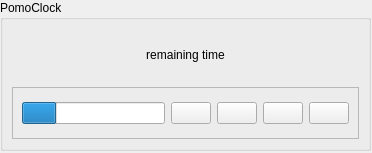
<?xml version="1.0" encoding="UTF-8"?>
<ui version="4.0">
 <class>PomoClock</class>
 <widget class="QWidget" name="PomoClock">
  <property name="geometry">
   <rect>
    <x>0</x>
    <y>0</y>
    <width>372</width>
    <height>153</height>
   </rect>
  </property>
  <property name="maximumSize">
   <size>
    <width>375</width>
    <height>155</height>
   </size>
  </property>
  <property name="windowTitle">
   <string>Form</string>
  </property>
  <property name="layoutDirection">
   <enum>Qt::LayoutDirection::LeftToRight</enum>
  </property>
  <property name="autoFillBackground">
   <bool>false</bool>
  </property>
  <widget class="QGroupBox" name="groupBox">
   <property name="geometry">
    <rect>
     <x>0</x>
     <y>0</y>
     <width>371</width>
     <height>151</height>
    </rect>
   </property>
   <property name="sizePolicy">
    <sizepolicy hsizetype="Fixed" vsizetype="Fixed">
     <horstretch>0</horstretch>
     <verstretch>0</verstretch>
    </sizepolicy>
   </property>
   <property name="minimumSize">
    <size>
     <width>200</width>
     <height>150</height>
    </size>
   </property>
   <property name="autoFillBackground">
    <bool>false</bool>
   </property>
   <property name="title">
    <string>PomoClock</string>
   </property>
   <layout class="QVBoxLayout" name="verticalLayout">
    <item>
     <widget class="QLabel" name="remainingTime">
      <property name="autoFillBackground">
       <bool>false</bool>
      </property>
      <property name="text">
       <string>remaining time</string>
      </property>
      <property name="alignment">
       <set>Qt::AlignmentFlag::AlignCenter</set>
      </property>
     </widget>
    </item>
    <item>
     <widget class="QFrame" name="frame">
      <property name="frameShape">
       <enum>QFrame::Shape::StyledPanel</enum>
      </property>
      <property name="frameShadow">
       <enum>QFrame::Shadow::Raised</enum>
      </property>
      <layout class="QHBoxLayout" name="horizontalLayout">
       <item>
        <widget class="QProgressBar" name="timeProgBar">
         <property name="autoFillBackground">
          <bool>false</bool>
         </property>
         <property name="value">
          <number>24</number>
         </property>
         <property name="textVisible">
          <bool>false</bool>
         </property>
        </widget>
       </item>
       <item>
        <widget class="QPushButton" name="btnPlay">
         <property name="text">
          <string/>
         </property>
         <property name="icon">
          <iconset theme="media-playback-start"/>
         </property>
        </widget>
       </item>
       <item>
        <widget class="QPushButton" name="btnPause">
         <property name="text">
          <string/>
         </property>
         <property name="icon">
          <iconset theme="media-playback-pause"/>
         </property>
        </widget>
       </item>
       <item>
        <widget class="QPushButton" name="btnStop">
         <property name="text">
          <string/>
         </property>
         <property name="icon">
          <iconset theme="media-playback-stop"/>
         </property>
        </widget>
       </item>
       <item>
        <widget class="QPushButton" name="btnConfig">
         <property name="text">
          <string/>
         </property>
         <property name="icon">
          <iconset theme="computer"/>
         </property>
        </widget>
       </item>
      </layout>
     </widget>
    </item>
   </layout>
  </widget>
 </widget>
 <resources/>
 <connections/>
</ui>
